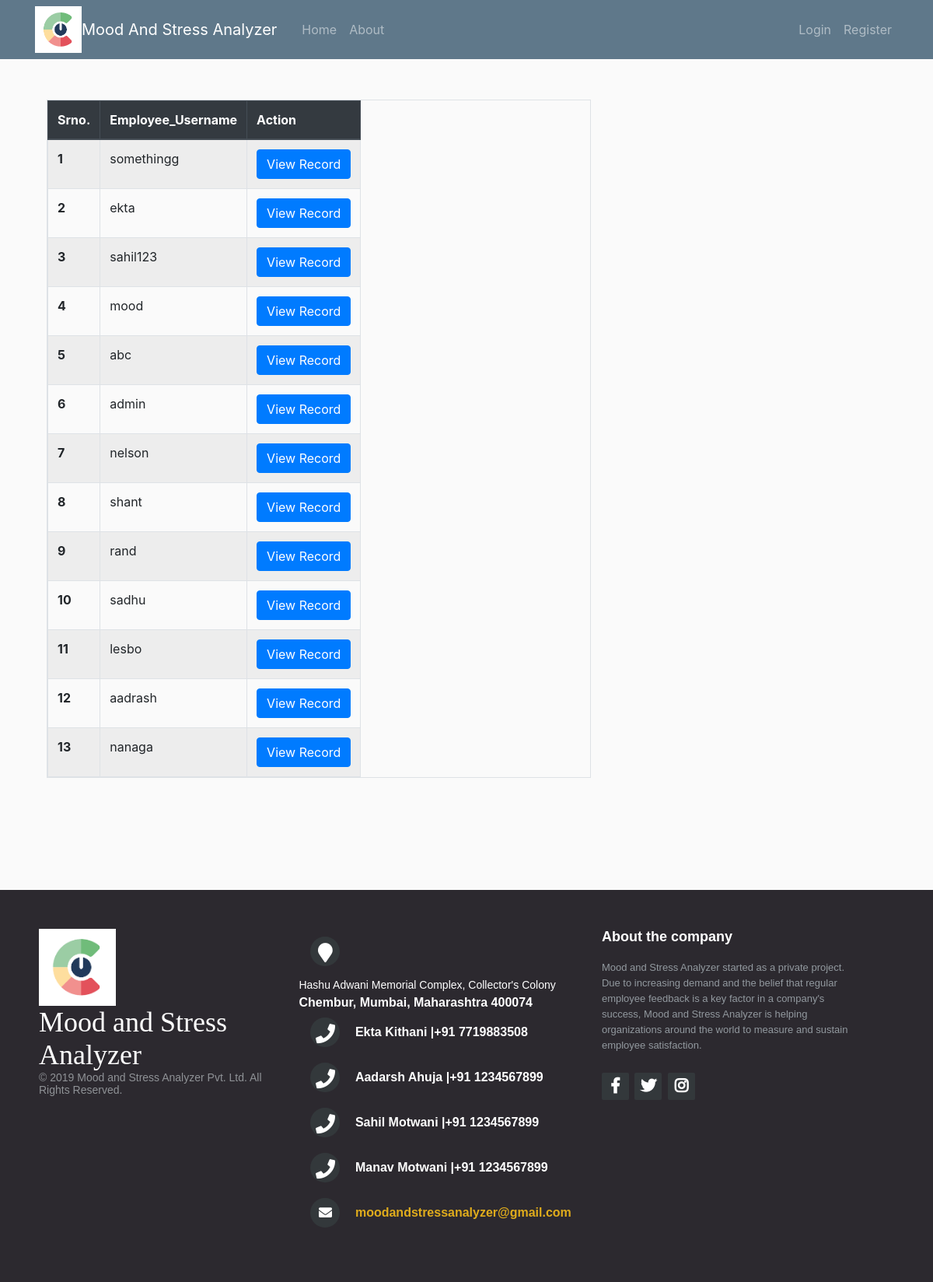
/blog/dashboard/, run on the app's committed database.
### users/models.py (models this page shows, shortened)
class Profile(models.Model):
    user=models.OneToOneField(User,on_delete=models.CASCADE)
    image=models.ImageField(default='default.jpg',upload_to='profile_pics')
    city = models.CharField("City", max_length=50, blank=True)
    state = models.CharField("State", max_length=50, blank=True)
    country = models.CharField("Country", max_length=50, blank=True)
    GENDER_CHOICES = (('M', 'Male'),('F', 'Female'),)
    gender = models.CharField(default='M',max_length=1, choices=GENDER_CHOICES)
    primary_mobile = models.IntegerField(null = True,validators=[MinValueValidator(1000000000),MaxValueValidator(9999999999)])
    date_Of_birth = models.DateField(null = True, blank = True)
    def __str__(self):
        return '{} Profile'.format(self.user.username)

### blog/views.py (the view)
# urls.py: path('dashboard/',views.dashboard,name="blog-dashboard"),
def dashboard(request):
    all_employees = Profile.objects.all()
    print(all_employees)
    le = list(all_employees)
    print(le)
    for i in le:
        print(i)
        print(i.user)
    return render(request, 'blog/dashboard.html',{'employees':all_employees})

### blog/templates/blog/dashboard.html (shortened to what this page needs)
{% extends "blog/base.html" %}
{%block content%}
{% include "blog/navbar.html" %}
<div class="container-fluid mt-5">
    <table class="table table-striped table table-bordered  table-hover table-responsive mt-5" >
      <thead class="thead-dark">
        <tr>
          <th scope="col">Srno.</th>
          <th scope="col">Employee_Username</th>
          <th colspan="10">Action</th>
        </tr>
      </thead>
      <tbody>
        {% for employee in employees %}
          <tr>
            <th scope="row">{{forloop.counter}}</th>
            <td>{{ employee.user }}</td>
            <td><a href="" class="btn btn-primary">View Record</a></td>
          </tr>
        {% endfor %}
      </tbody>
    </table>
    {% include "blog/paginate.html" %}
  {%endblock content%}

### blog/static/blog/main.css (style rules this page uses)
body { background: #fafafa; color: #333333; margin-top: 5rem; }

### data on the page
Profile: user "somethingg"
Profile: user "ekta"
Profile: user "sahil123"
Profile: user "mood"
Profile: user "abc"
Profile: user "admin"
Profile: user "nelson"
Profile: user "shant"
Profile: user "rand"
Profile: user "sadhu"
Profile: user "lesbo"
Profile: user "aadrash"
Profile: user "nanaga"
